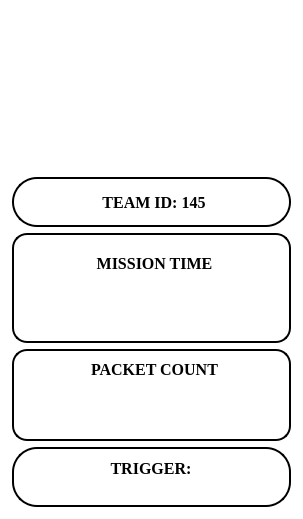
        <widget class="QFrame" name="side_panel_1">
         <property name="maximumSize">
          <size>
           <width>16777215</width>
           <height>16777215</height>
          </size>
         </property>
         <property name="styleSheet">
          <string notr="true">background: transparent;</string>
         </property>
         <property name="frameShape">
          <enum>QFrame::StyledPanel</enum>
         </property>
         <property name="frameShadow">
          <enum>QFrame::Raised</enum>
         </property>
         <layout class="QVBoxLayout" name="verticalLayout_4">
          <item>
           <widget class="QFrame" name="team_logo_2">
            <property name="minimumSize">
             <size>
              <width>147</width>
              <height>159</height>
             </size>
            </property>
            <property name="maximumSize">
             <size>
              <width>16777215</width>
              <height>175</height>
             </size>
            </property>
            <property name="styleSheet">
             <string notr="true">QFrame#team_logo_2{
	background:transparent;
	background-image: url(:/team_logo/team_sammard_logo_resize2.png);
	border-top-right-radius: 25px;
	background-repeat: no-repeat;
	background-position: center;
}</string>
            </property>
            <property name="frameShape">
             <enum>QFrame::StyledPanel</enum>
            </property>
            <property name="frameShadow">
             <enum>QFrame::Raised</enum>
            </property>
           </widget>
          </item>
          <item>
           <widget class="QFrame" name="teamID_frame">
            <property name="minimumSize">
             <size>
              <width>0</width>
              <height>50</height>
             </size>
            </property>
            <property name="maximumSize">
             <size>
              <width>16777215</width>
              <height>62</height>
             </size>
            </property>
            <property name="styleSheet">
             <string notr="true">background: white;
border-radius: 25px;
border: 2px solid black;</string>
            </property>
            <property name="frameShape">
             <enum>QFrame::StyledPanel</enum>
            </property>
            <property name="frameShadow">
             <enum>QFrame::Raised</enum>
            </property>
            <layout class="QHBoxLayout" name="horizontalLayout_41" stretch="0">
             <property name="spacing">
              <number>0</number>
             </property>
             <property name="leftMargin">
              <number>5</number>
             </property>
             <property name="topMargin">
              <number>0</number>
             </property>
             <property name="rightMargin">
              <number>0</number>
             </property>
             <property name="bottomMargin">
              <number>0</number>
             </property>
             <item>
              <widget class="QLabel" name="teamID">
               <property name="sizePolicy">
                <sizepolicy hsizetype="Preferred" vsizetype="Preferred">
                 <horstretch>0</horstretch>
                 <verstretch>0</verstretch>
                </sizepolicy>
               </property>
               <property name="minimumSize">
                <size>
                 <width>0</width>
                 <height>0</height>
                </size>
               </property>
               <property name="maximumSize">
                <size>
                 <width>16777215</width>
                 <height>50</height>
                </size>
               </property>
               <property name="font">
                <font>
                 <family>Times New Roman</family>
                 <pointsize>12</pointsize>
                 <weight>75</weight>
                 <bold>true</bold>
                </font>
               </property>
               <property name="styleSheet">
                <string notr="true">background: transparent;
border-radius: 25px;
border: 0px solid black;</string>
               </property>
               <property name="text">
                <string>TEAM ID: 145</string>
               </property>
               <property name="alignment">
                <set>Qt::AlignCenter</set>
               </property>
              </widget>
             </item>
            </layout>
           </widget>
          </item>
          <item>
           <widget class="QFrame" name="mission_time_frame">
            <property name="maximumSize">
             <size>
              <width>16777215</width>
              <height>110</height>
             </size>
            </property>
            <property name="styleSheet">
             <string notr="true">background: white;
border-radius: 15px;
border: 2px solid black;</string>
            </property>
            <property name="frameShape">
             <enum>QFrame::StyledPanel</enum>
            </property>
            <property name="frameShadow">
             <enum>QFrame::Raised</enum>
            </property>
            <layout class="QGridLayout" name="gridLayout_2" rowstretch="1,2" columnstretch="1,2">
             <property name="leftMargin">
              <number>6</number>
             </property>
             <property name="topMargin">
              <number>9</number>
             </property>
             <property name="rightMargin">
              <number>0</number>
             </property>
             <property name="bottomMargin">
              <number>9</number>
             </property>
             <property name="verticalSpacing">
              <number>0</number>
             </property>
             <item row="1" column="0" alignment="Qt::AlignTop">
              <widget class="QLabel" name="mission_time_icon">
               <property name="styleSheet">
                <string notr="true">background: transparent;
border-radius: 15px;
border: 0px solid black;</string>
               </property>
               <property name="text">
                <string/>
               </property>
               <property name="pixmap">
                <pixmap>Image_resources/sidePanel/Time.png</pixmap>
               </property>
               <property name="alignment">
                <set>Qt::AlignCenter</set>
               </property>
              </widget>
             </item>
             <item row="0" column="0" colspan="2" alignment="Qt::AlignBottom">
              <widget class="QLabel" name="mission_time_label">
               <property name="font">
                <font>
                 <family>Times New Roman</family>
                 <pointsize>12</pointsize>
                 <weight>75</weight>
                 <bold>true</bold>
                </font>
               </property>
               <property name="styleSheet">
                <string notr="true">background: transparent;
border-radius: 15px;
border: 0px solid black;</string>
               </property>
               <property name="text">
                <string>MISSION TIME</string>
               </property>
               <property name="alignment">
                <set>Qt::AlignCenter</set>
               </property>
              </widget>
             </item>
             <item row="1" column="1">
              <widget class="QFrame" name="mission_time">
               <property name="styleSheet">
                <string notr="true">background: transparent;
border-radius: 15px;
border: 0px solid black;</string>
               </property>
               <property name="frameShape">
                <enum>QFrame::StyledPanel</enum>
               </property>
               <property name="frameShadow">
                <enum>QFrame::Raised</enum>
               </property>
               <layout class="QVBoxLayout" name="verticalLayout_67">
                <property name="leftMargin">
                 <number>0</number>
                </property>
                <property name="topMargin">
                 <number>0</number>
                </property>
                <property name="rightMargin">
                 <number>0</number>
                </property>
                <property name="bottomMargin">
                 <number>0</number>
                </property>
                <item>
                 <widget class="QTextEdit" name="mission_time_text">
                  <property name="sizePolicy">
                   <sizepolicy hsizetype="Preferred" vsizetype="Preferred">
                    <horstretch>0</horstretch>
                    <verstretch>0</verstretch>
                   </sizepolicy>
                  </property>
                  <property name="minimumSize">
                   <size>
                    <width>118</width>
                    <height>30</height>
                   </size>
                  </property>
                  <property name="font">
                   <font>
                    <pointsize>12</pointsize>
                   </font>
                  </property>
                  <property name="styleSheet">
                   <string notr="true">background:transparent;</string>
                  </property>
                  <property name="verticalScrollBarPolicy">
                   <enum>Qt::ScrollBarAlwaysOff</enum>
                  </property>
                  <property name="horizontalScrollBarPolicy">
                   <enum>Qt::ScrollBarAlwaysOff</enum>
                  </property>
                  <property name="readOnly">
                   <bool>true</bool>
                  </property>
                 </widget>
                </item>
               </layout>
              </widget>
             </item>
            </layout>
           </widget>
          </item>
          <item>
           <widget class="QFrame" name="packet_count_frame">
            <property name="minimumSize">
             <size>
              <width>179</width>
              <height>0</height>
             </size>
            </property>
            <property name="maximumSize">
             <size>
              <width>16777215</width>
              <height>110</height>
             </size>
            </property>
            <property name="styleSheet">
             <string notr="true">background: white;
border-radius: 15px;
border: 2px solid black;</string>
            </property>
            <property name="frameShape">
             <enum>QFrame::StyledPanel</enum>
            </property>
            <property name="frameShadow">
             <enum>QFrame::Raised</enum>
            </property>
            <layout class="QGridLayout" name="gridLayout_3" rowstretch="1,0" columnstretch="1,0">
             <property name="leftMargin">
              <number>6</number>
             </property>
             <property name="topMargin">
              <number>9</number>
             </property>
             <property name="rightMargin">
              <number>0</number>
             </property>
             <property name="bottomMargin">
              <number>9</number>
             </property>
             <property name="horizontalSpacing">
              <number>6</number>
             </property>
             <property name="verticalSpacing">
              <number>0</number>
             </property>
             <item row="1" column="0" alignment="Qt::AlignTop">
              <widget class="QLabel" name="packet_count_icon">
               <property name="styleSheet">
                <string notr="true">background: transparent;
border-radius: 15px;
border: 0px solid black;</string>
               </property>
               <property name="text">
                <string/>
               </property>
               <property name="pixmap">
                <pixmap>Image_resources/sidePanel/Abacus.png</pixmap>
               </property>
               <property name="alignment">
                <set>Qt::AlignCenter</set>
               </property>
              </widget>
             </item>
             <item row="0" column="0" colspan="2" alignment="Qt::AlignHCenter|Qt::AlignBottom">
              <widget class="QLabel" name="packet_count_label">
               <property name="font">
                <font>
                 <family>Times New Roman</family>
                 <pointsize>12</pointsize>
                 <weight>75</weight>
                 <bold>true</bold>
                </font>
               </property>
               <property name="styleSheet">
                <string notr="true">background: transparent;
border-radius: 15px;
border: 0px solid black;</string>
               </property>
               <property name="text">
                <string>PACKET COUNT</string>
               </property>
              </widget>
             </item>
             <item row="1" column="1">
              <widget class="QFrame" name="packet_count">
               <property name="maximumSize">
                <size>
                 <width>16777215</width>
                 <height>51</height>
                </size>
               </property>
               <property name="styleSheet">
                <string notr="true">background: transparent;
border-radius: 15px;
border: 0px solid black;</string>
               </property>
               <property name="frameShape">
                <enum>QFrame::StyledPanel</enum>
               </property>
               <property name="frameShadow">
                <enum>QFrame::Raised</enum>
               </property>
               <layout class="QVBoxLayout" name="verticalLayout_77">
                <property name="leftMargin">
                 <number>0</number>
                </property>
                <property name="topMargin">
                 <number>0</number>
                </property>
                <property name="rightMargin">
                 <number>0</number>
                </property>
                <property name="bottomMargin">
                 <number>0</number>
                </property>
                <item>
                 <widget class="QTextEdit" name="packet_count_text">
                  <property name="sizePolicy">
                   <sizepolicy hsizetype="Preferred" vsizetype="Preferred">
                    <horstretch>0</horstretch>
                    <verstretch>0</verstretch>
                   </sizepolicy>
                  </property>
                  <property name="minimumSize">
                   <size>
                    <width>118</width>
                    <height>30</height>
                   </size>
                  </property>
                  <property name="font">
                   <font>
                    <pointsize>12</pointsize>
                   </font>
                  </property>
                  <property name="styleSheet">
                   <string notr="true">background:transparent;</string>
                  </property>
                  <property name="verticalScrollBarPolicy">
                   <enum>Qt::ScrollBarAlwaysOff</enum>
                  </property>
                  <property name="horizontalScrollBarPolicy">
                   <enum>Qt::ScrollBarAlwaysOff</enum>
                  </property>
                  <property name="readOnly">
                   <bool>true</bool>
                  </property>
                 </widget>
                </item>
               </layout>
              </widget>
             </item>
            </layout>
           </widget>
          </item>
          <item>
           <widget class="QFrame" name="trigger_frame">
            <property name="minimumSize">
             <size>
              <width>0</width>
              <height>50</height>
             </size>
            </property>
            <property name="maximumSize">
             <size>
              <width>16777215</width>
              <height>62</height>
             </size>
            </property>
            <property name="styleSheet">
             <string notr="true">background: white;
border-radius: 25px;
border: 2px solid black;</string>
            </property>
            <property name="frameShape">
             <enum>QFrame::StyledPanel</enum>
            </property>
            <property name="frameShadow">
             <enum>QFrame::Raised</enum>
            </property>
            <layout class="QVBoxLayout" name="verticalLayout_78">
             <property name="spacing">
              <number>0</number>
             </property>
             <property name="leftMargin">
              <number>0</number>
             </property>
             <property name="topMargin">
              <number>6</number>
             </property>
             <property name="rightMargin">
              <number>0</number>
             </property>
             <property name="bottomMargin">
              <number>0</number>
             </property>
             <item alignment="Qt::AlignHCenter|Qt::AlignVCenter">
              <widget class="QTextEdit" name="trigger_value">
               <property name="sizePolicy">
                <sizepolicy hsizetype="Preferred" vsizetype="Preferred">
                 <horstretch>0</horstretch>
                 <verstretch>0</verstretch>
                </sizepolicy>
               </property>
               <property name="minimumSize">
                <size>
                 <width>0</width>
                 <height>0</height>
                </size>
               </property>
               <property name="maximumSize">
                <size>
                 <width>16777215</width>
                 <height>50</height>
                </size>
               </property>
               <property name="font">
                <font>
                 <family>Times New Roman</family>
                 <pointsize>12</pointsize>
                 <weight>75</weight>
                 <bold>true</bold>
                </font>
               </property>
               <property name="layoutDirection">
                <enum>Qt::LeftToRight</enum>
               </property>
               <property name="autoFillBackground">
                <bool>false</bool>
               </property>
               <property name="styleSheet">
                <string notr="true">background: transparent;
border-radius: 25px;
border: 0px solid black;</string>
               </property>
               <property name="verticalScrollBarPolicy">
                <enum>Qt::ScrollBarAlwaysOff</enum>
               </property>
               <property name="horizontalScrollBarPolicy">
                <enum>Qt::ScrollBarAlwaysOff</enum>
               </property>
               <property name="readOnly">
                <bool>true</bool>
               </property>
               <property name="markdown">
                <string>**TRIGGER:**

</string>
               </property>
               <property name="html">
                <string>&lt;!DOCTYPE HTML PUBLIC &quot;-//W3C//DTD HTML 4.0//EN&quot; &quot;http://www.w3.org/TR/REC-html40/strict.dtd&quot;&gt;
&lt;html&gt;&lt;head&gt;&lt;meta name=&quot;qrichtext&quot; content=&quot;1&quot; /&gt;&lt;style type=&quot;text/css&quot;&gt;
p, li { white-space: pre-wrap; }
&lt;/style&gt;&lt;/head&gt;&lt;body style=&quot; font-family:'Times New Roman'; font-size:12pt; font-weight:600; font-style:normal;&quot;&gt;
&lt;p align=&quot;center&quot; style=&quot; margin-top:8px; margin-bottom:8px; margin-left:0px; margin-right:0px; -qt-block-indent:0; text-indent:0px;&quot;&gt;TRIGGER:&lt;/p&gt;&lt;/body&gt;&lt;/html&gt;</string>
               </property>
               <property name="placeholderText">
                <string/>
               </property>
              </widget>
             </item>
            </layout>
           </widget>
          </item>
         </layout>
        </widget>
